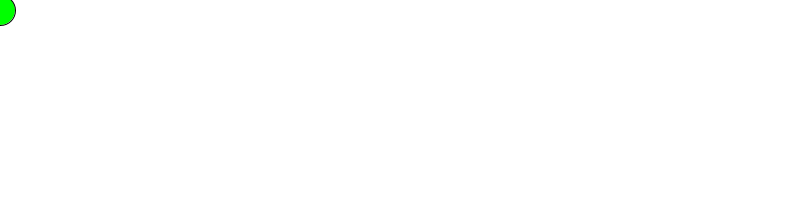
Frame 1 (no input)
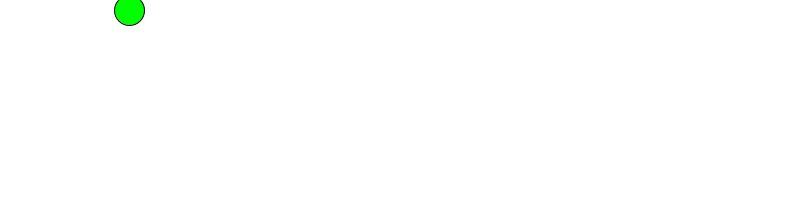
Frame 60 (the mouse pressed at the canvas centre just before this capture)
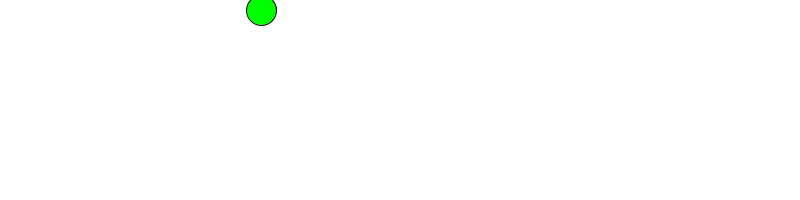
Frame 120 (the mouse held since frame 60 and released just before this capture)

The Processing sketch that drew these frames (run headless with seeded random() and noise(); from frame 60 on, the mouse is pressed at the canvas centre):

// Processing sketch: p06variables
// ── p06variables.pde
// using a variable for animation

// moving an object across the screen towards the right

// a variable of type "float" called "x" that contains "0".
// float means that the variable can store numbers 
// like 1.333, 2.0, 1.999, not only 1, 2, 7, 22
float x = 0;

void setup() {
  size(800, 200);
}

void draw() {
  background(255);
  fill(0, 255, 0);
  ellipse(x, 10, 30, 30);

  // increase x to move right
  x = x + 2.2;
  
  // jump back to the left border if we reach the
  // right border
  if(x > width) {
    x = 0;
  }
}
